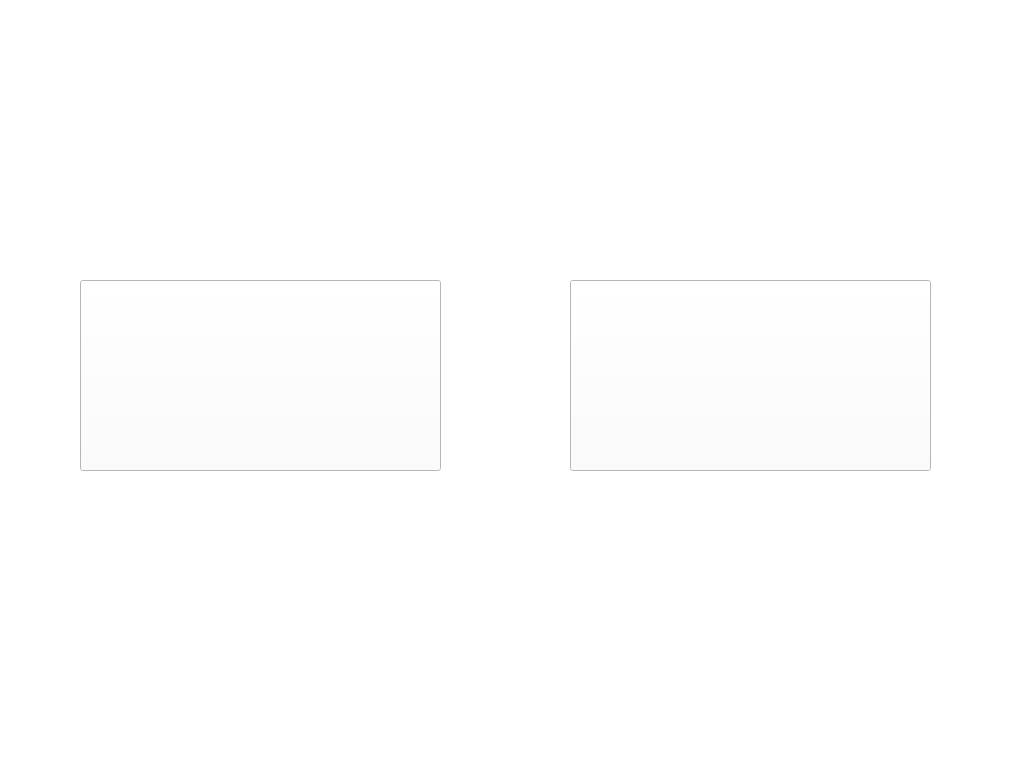
<?xml version="1.0" encoding="UTF-8"?>
<ui version="4.0">
 <class>language</class>
 <widget class="QMainWindow" name="language">
  <property name="geometry">
   <rect>
    <x>0</x>
    <y>0</y>
    <width>1024</width>
    <height>768</height>
   </rect>
  </property>
  <property name="windowTitle">
   <string>MainWindow</string>
  </property>
  <property name="autoFillBackground">
   <bool>false</bool>
  </property>
  <property name="styleSheet">
   <string notr="true">background-color: rgb(255, 255, 255);</string>
  </property>
  <widget class="QWidget" name="centralwidget">
   <widget class="QLabel" name="logo">
    <property name="geometry">
     <rect>
      <x>720</x>
      <y>20</y>
      <width>281</width>
      <height>81</height>
     </rect>
    </property>
    <property name="autoFillBackground">
     <bool>true</bool>
    </property>
    <property name="text">
     <string/>
    </property>
    <property name="pixmap">
     <pixmap>img/Logo.png</pixmap>
    </property>
    <property name="scaledContents">
     <bool>true</bool>
    </property>
   </widget>
   <widget class="QPushButton" name="englishButton">
    <property name="geometry">
     <rect>
      <x>80</x>
      <y>280</y>
      <width>361</width>
      <height>191</height>
     </rect>
    </property>
    <property name="toolTip">
     <string>&lt;html&gt;&lt;head/&gt;&lt;body&gt;&lt;p&gt;English&lt;/p&gt;&lt;/body&gt;&lt;/html&gt;</string>
    </property>
    <property name="autoFillBackground">
     <bool>false</bool>
    </property>
    <property name="text">
     <string/>
    </property>
    <property name="icon">
     <iconset>
      <normalon>img/english.png</normalon>
     </iconset>
    </property>
    <property name="iconSize">
     <size>
      <width>393</width>
      <height>233</height>
     </size>
    </property>
    <property name="checkable">
     <bool>false</bool>
    </property>
    <property name="autoRepeat">
     <bool>false</bool>
    </property>
    <property name="autoExclusive">
     <bool>false</bool>
    </property>
    <property name="default">
     <bool>false</bool>
    </property>
   </widget>
   <widget class="QPushButton" name="germanButton">
    <property name="geometry">
     <rect>
      <x>570</x>
      <y>280</y>
      <width>361</width>
      <height>191</height>
     </rect>
    </property>
    <property name="toolTip">
     <string>&lt;html&gt;&lt;head/&gt;&lt;body&gt;&lt;p&gt;German&lt;/p&gt;&lt;/body&gt;&lt;/html&gt;</string>
    </property>
    <property name="autoFillBackground">
     <bool>false</bool>
    </property>
    <property name="text">
     <string/>
    </property>
    <property name="icon">
     <iconset>
      <normalon>img/german.png</normalon>
     </iconset>
    </property>
    <property name="iconSize">
     <size>
      <width>370</width>
      <height>231</height>
     </size>
    </property>
    <property name="checkable">
     <bool>false</bool>
    </property>
    <property name="autoRepeat">
     <bool>false</bool>
    </property>
    <property name="autoExclusive">
     <bool>false</bool>
    </property>
    <property name="default">
     <bool>false</bool>
    </property>
   </widget>
  </widget>
  <widget class="QMenuBar" name="menubar">
   <property name="geometry">
    <rect>
     <x>0</x>
     <y>0</y>
     <width>1024</width>
     <height>20</height>
    </rect>
   </property>
  </widget>
  <widget class="QStatusBar" name="statusbar"/>
 </widget>
 <resources/>
 <connections/>
</ui>
